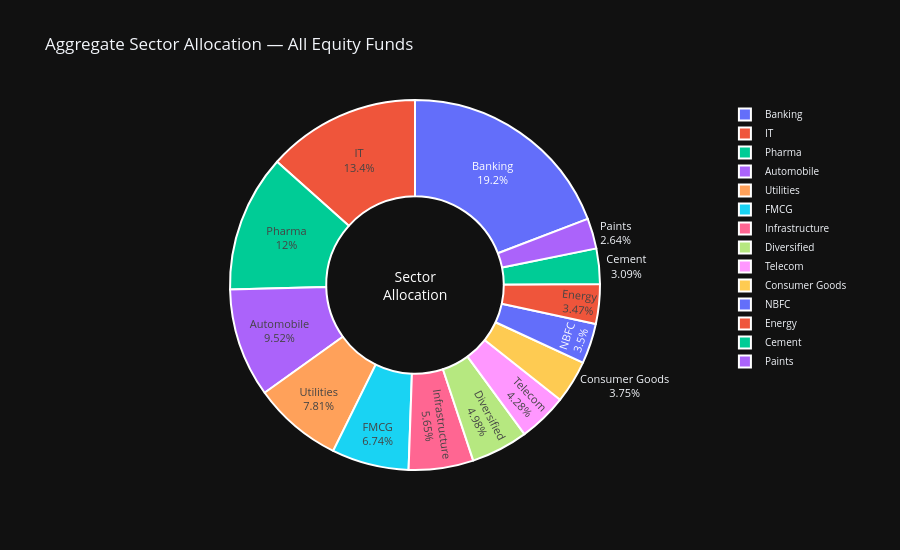

Notebook source saved alongside this figure:
### Markdown cell above
## 10. Sector Allocation Donut <a id='10-sector'></a>
Aggregate sector weights from portfolio holdings across all equity funds.

### Code cell
equity_codes = fund[fund["category"] == "Equity"]["amfi_code"].tolist()
hold_eq      = hold[hold["amfi_code"].isin(equity_codes)]
sector_wt    = hold_eq.groupby("sector")["weight_pct"].sum().sort_values(ascending=False)

fig = go.Figure(go.Pie(
    labels=sector_wt.index, values=sector_wt.values, hole=0.48,
    textinfo="label+percent", textfont_size=11,
    marker=dict(colors=px.colors.qualitative.Plotly, line=dict(color="white", width=2)),
    hovertemplate="<b>%{label}</b><br>Weight: %{value:.1f}%<extra></extra>"
))
fig.add_annotation(text="Sector<br>Allocation", x=0.5, y=0.5,
                   font_size=14, showarrow=False, font_color="white")
fig.update_layout(title="Aggregate Sector Allocation — All Equity Funds",
                  template=PLOTLY_TEMPLATE, height=550, legend=dict(font_size=10))
fig.show()

### Figure 1 — Plotly figure (JSON) as saved in the notebook; plotly's stock layout.template omitted (floating-point values rounded to 4 significant figures)
{"data": [{"hole": 0.48, "hovertemplate": "<b>%{label}</b><br>Weight: %{value:.1f}%<extra></extra>", "labels": ["Banking", "IT", "Pharma", "Automobile", "Utilities", "FMCG", "Infrastructure", "Diversified", "Telecom", "Consumer Goods", "NBFC", "Energy", "Cement", "Paints"], "marker": {"colors": ["#636EFA", "#EF553B", "#00CC96", "#AB63FA", "#FFA15A", "#19D3F3", "#FF6692", "#B6E880", "#FF97FF", "#FECB52"], "line": {"color": "white", "width": 2}}, "textfont": {"size": 11}, "textinfo": "label+percent", "type": "pie", "values": [652.3, 455.5, 407.4, 323.6, 265.5, 229.1, 192.2, 169.2, 145.6, 127.6, 119.1, 117.9, 105.0, 89.86]}], "layout": {"annotations": [{"font": {"color": "white", "size": 14}, "showarrow": false, "text": "Sector<br>Allocation", "x": 0.5, "y": 0.5}], "height": 550, "legend": {"font": {"size": 10}}, "title": {"text": "Aggregate Sector Allocation — All Equity Funds"}}}
